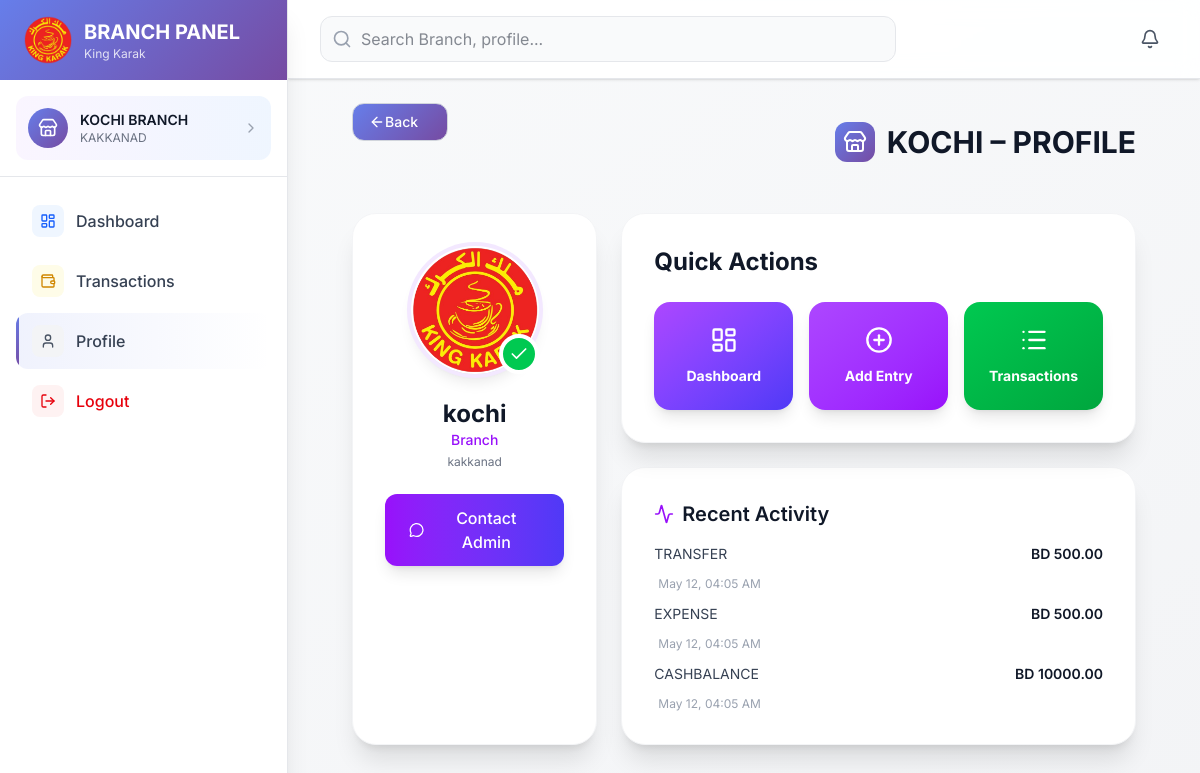
/branch/profile/ (signed in), run on the app's committed database.
### app/models.py (models this page shows, shortened)
class User(AbstractUser):
    is_branch = models.BooleanField(default=False)

class Branch(models.Model):
    name = models.CharField(max_length=255)
    location = models.CharField(max_length=255)
    user = models.OneToOneField(User, on_delete=models.CASCADE, related_name="branch_account")
    working_partnership = models.DecimalField(max_digits=5,  decimal_places=2,help_text="Enter percentage like 2.50 for 2.5%")

class Transaction(models.Model):
    PURCHASE_CATEGORY_CHOICES = (
        ("RAW", "Raw Material"),
        ("ASSET", "Asset Purchase"),
        ("INVENTORY", "Inventory"),
        ('OTHER', 'Other'),
    )
    EXPENSE_CATEGORY_CHOICES = (
        ("RENT", "Rent"),
        ("SALARY", "Salary"),
        ("UTILITY", "Utility"),
        ("MARKETING", "Marketing"),
        ('OTHER', 'Other'),
    )
    CASHBALANCE_CATEGORY_CHOICES = (
        ("OPENING", "Opening Balance"),
        ("CLOSING", "Closing Balance"),
        ('OTHER', 'Other'),
    )
    TRANSACTION_TYPE_CHOICES = (
        ("SALE", "Sales"),
        ("PURCHASE", "Purchase"),
        ("EXPENSE", "Expense"),
        ("CASHBALANCE", "Cash Balance"),
        ("TRANSFER", "Transfer"),
    )
    branch = models.ForeignKey(
        Branch, on_delete=models.CASCADE, related_name="transactions"
    )
    target_branch = models.ForeignKey(
        Branch, on_delete=models.SET_NULL, null=True, blank=True, related_name="received_transfers"
    )
    transaction_type = models.CharField(max_length=12, choices=TRANSACTION_TYPE_CHOICES
    )
    purchase_category = models.CharField(max_length=30, choices=PURCHASE_CATEGORY_CHOICES,null=True,blank=True
    )
    expense_category = models.CharField(max_length=30, choices=EXPENSE_CATEGORY_CHOICES,null=True,blank=True
    )
    cashbalance_category = models.CharField(max_length=30, choices=CASHBALANCE_CATEGORY_CHOICES,null=True,blank=True
    )
    amount = models.DecimalField(max_digits=10, decimal_places=2)
    description = models.TextField(null=True, blank=True)
    created_on = models.DateTimeField(default=timezone.now)

### app/views.py (the view)
# urls.py: path('branch/profile/', views.branch_profile, name='branch_profile'),
@login_required(login_url="login")
def branch_profile(request):
    branch = Branch.objects.only("id", "name", "location").get(user=request.user)
    recent_transactions = (
        Transaction.objects
        .filter(branch=branch)
        .only(
            "transaction_type",
            "purchase_category",
            "expense_category",
            "cashbalance_category",
            "amount",
            "created_on",
        )
        .order_by("-created_on")[:3]
    )
    return render(
        request,
        "branch/branch_profile.html",
        {
            "branch": branch,
            "recent_transactions": recent_transactions,
        },
    )

### app/templates/branch/branch_profile.html (shortened to what this page needs)
{% extends "branchbase.html" %}
{% load static %}
{% block content %}
<div class="max-w-7xl mx-auto px-4 lg:px-8 py- space-y-8">
    <div class="flex flex-col sm:flex-row sm:items-center sm:justify-between ">
        <a href="javascript:history.back()"
            class="inline-flex items-center px-4 py-2 rounded-xl border border-gray-300 gradient-primary hover:opacity-80 text-white transition text-sm font-medium w-24 mb-10">
            <i data-lucide="arrow-left" class="w-4 h-4"></i>
            Back
        </a>
        <h1 class="text-2xl sm:text-3xl font-bold text-gray-900 flex items-center gap-3 uppercase">
            <div class="w-10 h-10 rounded-xl gradient-primary flex items-center justify-center">
                <i data-lucide="store" class="w-6 h-6 text-white"></i>
            </div>
            {{ branch.name }} – Profile
        </h1>
    </div>
    <div class="grid grid-cols-1 lg:grid-cols-3 gap-6">
        <div class="h-[45vh] md:h-[30vh] lg:h-[50vh] bg-white rounded-3xl shadow-xl p-8 border border-gray-100 flex flex-col items-center text-center" data-aos="fade-right">
            <div class="relative mb-6">
                <div class="w-32 h-32 rounded-full overflow-hidden ring-4 ring-purple-100 shadow-lg">
                    <img src="{% static 'images/logo.png' %}" alt="Branch Logo" class="w-full h-full object-cover">
                </div>
                <div
                    class="absolute bottom-0 right-0 w-10 h-10 bg-green-500 rounded-full border-4 border-white flex items-center justify-center">
                    <i data-lucide="check" class="w-5 h-5 text-white"></i>
                </div>
            </div>
            <h2 class="text-2xl font-bold text-gray-900">{{ branch.name }}</h2>
            <p class="text-purple-600 font-medium text-sm mb-1">Branch</p>
            <p class="text-gray-500 text-xs mb-6">{{ branch.location }}</p>
            <a href="https://wa.me/97145656031" target="_blank"
                class="w-full px-6 py-3 bg-gradient-to-r from-purple-600 to-indigo-600 text-white rounded-xl hover:from-purple-700 hover:to-indigo-700 transition-all shadow-lg font-medium flex items-center justify-center gap-2">
                <i data-lucide="message-circle" class="w-4 h-4"></i>
                Contact Admin
            </a>
        </div>
        <div class="lg:col-span-2 space-y-6">
            <div class="bg-white rounded-3xl shadow-xl p-8 border border-gray-100" data-aos="fade-down">
                <h3 class="text-2xl font-bold text-gray-900 mb-6">Quick Actions</h3>
                <div class="grid grid-cols-2 md:grid-cols-3 gap-4">
                    <a href="{% url 'branch_dashboard' %}"
                        class="group flex flex-col items-center gap-3 p-6 bg-gradient-to-br from-purple-500 to-indigo-600 rounded-2xl hover:scale-105 transition shadow-lg">
                        <i data-lucide="layout-dashboard" class="w-7 h-7 text-white"></i>
                        <span class="text-sm font-bold text-white">Dashboard</span>
                    </a>
                    <a href="{% url 'branch_expense_sales_add' %}"
                        class="group flex flex-col items-center gap-3 p-6 bg-gradient-to-br from-purple-500 to-purple-600 rounded-2xl hover:scale-105 transition shadow-lg">
                        <i data-lucide="plus-circle" class="w-7 h-7 text-white"></i>
                        <span class="text-sm font-bold text-white">Add Entry</span>
                    </a>
                    <a href="{% url 'branch_expense_sales_list' %}"
                        class="group flex flex-col items-center gap-3 p-6 bg-gradient-to-br from-green-500 to-green-600 rounded-2xl hover:scale-105 transition shadow-lg">
                        <i data-lucide="list" class="w-7 h-7 text-white"></i>
                        <span class="text-sm font-bold text-white">Transactions</span>
                    </a>
                </div>
            </div>
            <div class="bg-white rounded-3xl shadow-xl p-8 border border-gray-100" >
                <h3 class="text-xl font-semibold mb-4 flex items-center gap-2">
                    <i data-lucide="activity" class="w-5 h-5 text-purple-600"></i>
                    Recent Activity
                </h3>
                <ul class="space-y-3 text-sm ">
                    {% for t in recent_transactions %}
                    <li class="flex justify-between">
                        <span class="text-gray-700">
                            {{ t.transaction_type }}
                        </span>
                        <span class="font-semibold">
                            BD {{ t.amount|floatformat:2 }}
                        </span>
                    </li>
                    <li class="text-xs text-gray-400 ml-1">
                        {{ t.created_on|date:"M d, h:i A" }}
                    </li>
                    {% empty %}
                    <li class="text-gray-500">No recent activity</li>
                    {% endfor %}
                </ul>
            </div>
        </div>
    </div>
</div>
{% endblock %}

### app/templates/branchbase.html (shortened to what this page needs)
<!DOCTYPE html>
{% load static %}
<html lang="en">
<head>
   <link rel="stylesheet" href="{% static 'css/output.css' %}">
    <link href="https://unpkg.com/aos@2.3.4/dist/aos.css" rel="stylesheet">
</head>
<body class="bg-gradient-to-br from-gray-50 to-gray-100 text-gray-900">
    <div class="flex h-screen overflow-hidden">
        <div id="sidebar"
            class="sidebar w-72 bg-white border-r border-gray-200 shadow-xl h-full fixed z-50 transform -translate-x-full md:translate-x-0 md:relative">
            <div class="gradient-primary h-20 flex items-center justify-between px-6 text-white">
                <div class="flex items-center gap-3">
                    <div class="rounded-lg">
                        <img src="{% static 'images/logo.png' %}" class="w-12 h-auto object-contain" />
                    </div>
                    <div>
                        <h1 class="text-md md:text-xl font-bold uppercase">Branch Panel</h1>
                        <p class="text-xs text-white/80">King Karak</p>
                    </div>
                </div>
            </div>
            <div class="px-4 py-4 border-b border-gray-200">
                <div
                    class="flex items-center gap-3 p-3 rounded-xl bg-gradient-to-r from-purple-50 to-blue-50 cursor-pointer">
                    <div class="w-10 h-10 rounded-full gradient-primary flex items-center justify-center text-white">
                        <i data-lucide="store" class="w-5 h-5"></i>
                    </div>
                    <div class="flex-1">
                        <p class="font-semibold text-sm text-gray-900 truncate uppercase">
                            {% if request.user.is_authenticated and request.user.is_branch %}
                            {{ request.user.branch_account.name }} Branch
                            {% endif %}
                        </p>
                        <p class="text-xs text-gray-500 uppercase">
                            {% if request.user.is_authenticated and request.user.is_branch %}
                            {{ request.user.branch_account.location }}
                            {% endif %}
                        </p>
                    </div>
                    <i data-lucide="chevron-right" class="w-4 h-4 text-gray-400"></i>
                </div>
            </div>
            <nav class="mt-4 space-y-1 px-4 overflow-y-auto" style="max-height: calc(100vh - 200px);">
                <a href="{% url 'branch_dashboard' %}"
                    class="nav-link flex items-center gap-3 px-4 py-3 rounded-xl hover:bg-gray-50 transition group">
                    <div class="w-8 h-8 rounded-lg bg-blue-50 flex items-center justify-center">
                        <i data-lucide="layout-dashboard" class="w-4 h-4 text-blue-600"></i>
                    </div>
                    <span class="font-medium text-gray-700">Dashboard</span>
                </a>
                <a href="{% url 'branch_expense_sales_list' %}"
                    class="nav-link flex items-center gap-3 px-4 py-3 rounded-xl hover:bg-gray-50 transition group">
                    <div class="w-8 h-8 rounded-lg bg-yellow-50 flex items-center justify-center">
                        <i data-lucide="wallet" class="w-4 h-4 text-yellow-600"></i>
                    </div>
                    <span class="font-medium text-gray-700">Transactions</span>
                </a>
                <a href="{% url 'branch_profile' %}"
                    class="nav-link flex items-center gap-3 px-4 py-3 rounded-xl hover:bg-gray-50 transition group">
                    <div class="w-8 h-8 rounded-lg bg-gray-100 flex items-center justify-center">
                        <i data-lucide="user" class="w-4 h-4 text-gray-600"></i>
                    </div>
                    <span class="font-medium text-gray-700">Profile</span>
                </a>
                <a href="{% url 'logout' %}"
                    class="nav-link flex items-center gap-3 px-4 py-3 rounded-xl hover:bg-red-50 transition group">
                    <div class="w-8 h-8 rounded-lg bg-red-50 flex items-center justify-center">
                        <i data-lucide="log-out" class="w-4 h-4 text-red-600"></i>
                    </div>
                    <span class="font-medium text-red-600">Logout</span>
                </a>
            </nav>
        </div>
        <div class="flex-1 flex flex-col overflow-hidden">
            <div class="glass border-b border-gray-200 shadow-sm sticky top-0 z-30">
                <div class="px-4 lg:px-8 py-4 flex items-center justify-between">
                    <div class="hidden md:flex items-center flex-1 max-w-xl">
                        <div class="relative w-full">
                            <div class="relative w-full max-w-xl">
                                <i data-lucide="search"
                                    class="w-5 h-5 text-gray-400 absolute left-3 top-1/2 -translate-y-1/2"></i>
                                <input id="globalSearch" type="text" placeholder="Search Branch, profile..."
                                    class="w-full pl-10 pr-4 py-2.5 bg-gray-50 border border-gray-200 rounded-xl focus:outline-none focus:ring-2 focus:ring-purple-500 focus:bg-white transition">
                            </div>
                        </div>
                    </div>
                    <button class="p-2 hover:bg-gray-100 rounded-lg transition">
                        <i data-lucide="bell" class="w-5 h-5 text-gray-600"></i>
                    </button>
                </div>
            </div>
            <div class="flex-1 overflow-y-auto">
                <div class="px-4 lg:px-8 py-6 max-w-7xl mx-auto w-full">
                    {% block content %}{% endblock %}
                </div>
            </div>
        </div>
    </div>
</body>
</html>

### app/templates/branchbase.html (style rules this page uses)
body, html { margin: 0; padding: 0; overflow-x: hidden; }
* { font-family: 'Inter', sans-serif !important; }
.sidebar { transition: all 0.3s cubic-bezier(0.4, 0, 0.2, 1); }
.nav-link { position: relative; overflow: hidden; }
.nav-link::before { content: ''; position: absolute; left: 0; top: 0; height: 100%; width: 3px; background: linear-gradient(135deg, #667eea 0%, #764ba2 100%); transform: scaleY(0); transition: transform 0.3s ease; }
.nav-link:hover::before, .nav-link.active::before { transform: scaleY(1); }
.nav-link.active { background: linear-gradient(90deg, rgba(102, 126, 234, 0.1) 0%, rgba(255, 255, 255, 0) 100%); color: #667eea; }
.gradient-primary { background: linear-gradient(135deg, #667eea 0%, #764ba2 100%); }
.glass { background: rgba(255, 255, 255, 0.9); backdrop-filter: blur(10px); }

### data on the page
User: user.branch_account.name "KOCHI", user.branch_account.location "KAKKANAD"
Branch: name "KOCHI", name "kochi", location "kakkanad"
Transaction: transaction_type "TRANSFER", amount "500.00", created_on "May 12, 04:05 AM"
Transaction: transaction_type "EXPENSE", amount "500.00", created_on "May 12, 04:05 AM"
Transaction: transaction_type "CASHBALANCE", amount "10000.00", created_on "May 12, 04:05 AM"
